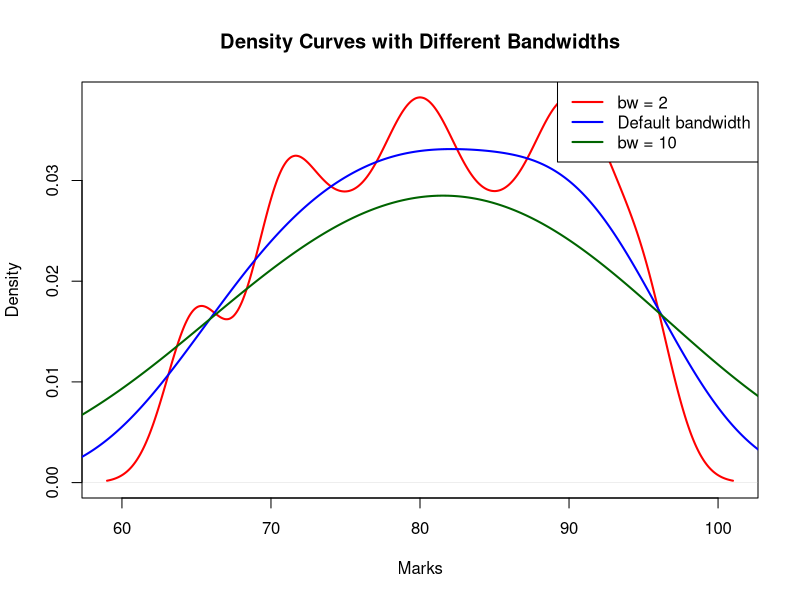

Write the R code that produced this figure.
marks <- c(65, 70, 72, 75, 78, 80, 82, 85, 88, 90, 92, 95)

# Default bandwidth
default_bw <- bw.nrd0(marks)
cat("Default bandwidth:", default_bw, "\n")

# Density with bandwidth = 2
density_small <- density(marks, bw = 2)

# Density with default bandwidth
density_default <- density(marks)

# Density with bandwidth = 10
density_large <- density(marks, bw = 10)

# Plot all density curves
plot(density_small,
     main = "Density Curves with Different Bandwidths",
     xlab = "Marks",
     col = "red",
     lwd = 2,
     ylim = c(0, max(density_small$y,
                     density_default$y,
                     density_large$y)))

lines(density_default, col = "blue", lwd = 2)
lines(density_large, col = "darkgreen", lwd = 2)

legend("topright",
       legend = c("bw = 2", "Default bandwidth", "bw = 10"),
       col = c("red", "blue", "darkgreen"),
       lwd = 2)
